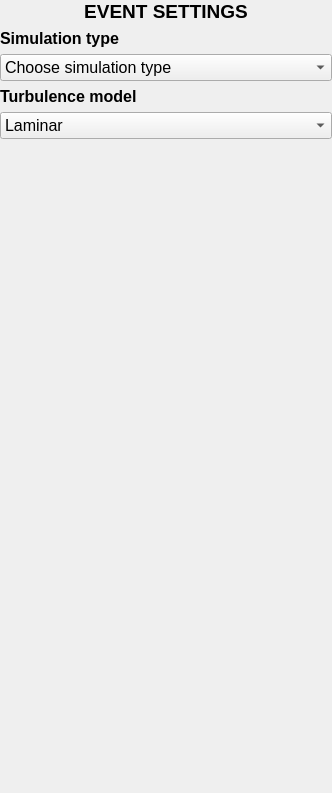
<?xml version="1.0" encoding="UTF-8"?>
<ui version="4.0">
 <class>projectsettings</class>
 <widget class="QFrame" name="projectsettings">
  <property name="geometry">
   <rect>
    <x>0</x>
    <y>0</y>
    <width>332</width>
    <height>793</height>
   </rect>
  </property>
  <property name="windowTitle">
   <string>Frame</string>
  </property>
  <layout class="QVBoxLayout" name="verticalLayout">
   <property name="leftMargin">
    <number>0</number>
   </property>
   <property name="topMargin">
    <number>0</number>
   </property>
   <property name="rightMargin">
    <number>0</number>
   </property>
   <property name="bottomMargin">
    <number>0</number>
   </property>
   <item>
    <widget class="QLabel" name="Lbl_H1">
     <property name="font">
      <font>
       <pointsize>14</pointsize>
      </font>
     </property>
     <property name="text">
      <string>&lt;html&gt;&lt;head/&gt;&lt;body&gt;&lt;p&gt;&lt;span style=&quot; font-weight:600;&quot;&gt;EVENT SETTINGS&lt;/span&gt;&lt;/p&gt;&lt;/body&gt;&lt;/html&gt;</string>
     </property>
     <property name="alignment">
      <set>Qt::AlignCenter</set>
     </property>
    </widget>
   </item>
   <item>
    <widget class="QLabel" name="Lbl_SimType">
     <property name="font">
      <font>
       <pointsize>12</pointsize>
       <bold>true</bold>
      </font>
     </property>
     <property name="text">
      <string>&lt;html&gt;&lt;head/&gt;&lt;body&gt;&lt;p&gt;Simulation type&lt;/p&gt;&lt;/body&gt;&lt;/html&gt;</string>
     </property>
    </widget>
   </item>
   <item>
    <widget class="QComboBox" name="CmB_SimType">
     <property name="enabled">
      <bool>true</bool>
     </property>
     <property name="font">
      <font>
       <pointsize>12</pointsize>
      </font>
     </property>
     <property name="toolTip">
      <string>Choose the type of simulation to be done</string>
     </property>
     <property name="toolTipDuration">
      <number>10000</number>
     </property>
     <property name="editable">
      <bool>false</bool>
     </property>
     <item>
      <property name="text">
       <string>Choose simulation type</string>
      </property>
     </item>
     <item>
      <property name="text">
       <string>CFD to resolve SW (Using SW results)</string>
      </property>
     </item>
     <item>
      <property name="text">
       <string>CFD using bathymetry data</string>
      </property>
     </item>
     <item>
      <property name="text">
       <string>CFD using STL file</string>
      </property>
     </item>
     <item>
      <property name="text">
       <string>CFD using Wave Flume Digital Twin</string>
      </property>
     </item>
    </widget>
   </item>
   <item>
    <widget class="QLabel" name="Lbl_TurbModel">
     <property name="font">
      <font>
       <pointsize>12</pointsize>
       <bold>true</bold>
      </font>
     </property>
     <property name="text">
      <string>&lt;html&gt;&lt;head/&gt;&lt;body&gt;&lt;p&gt;Turbulence model&lt;/p&gt;&lt;/body&gt;&lt;/html&gt;</string>
     </property>
    </widget>
   </item>
   <item>
    <widget class="QComboBox" name="CmB_TurbModel">
     <property name="font">
      <font>
       <pointsize>12</pointsize>
      </font>
     </property>
     <property name="toolTip">
      <string>Choose the turbulence model to be used</string>
     </property>
     <property name="toolTipDuration">
      <number>10000</number>
     </property>
     <item>
      <property name="text">
       <string>Laminar</string>
      </property>
     </item>
     <item>
      <property name="text">
       <string>k-Epsilon</string>
      </property>
     </item>
     <item>
      <property name="text">
       <string>k-Omega SST</string>
      </property>
     </item>
    </widget>
   </item>
   <item>
    <spacer name="VSp">
     <property name="orientation">
      <enum>Qt::Vertical</enum>
     </property>
     <property name="sizeHint" stdset="0">
      <size>
       <width>20</width>
       <height>201</height>
      </size>
     </property>
    </spacer>
   </item>
  </layout>
 </widget>
 <resources/>
 <connections/>
</ui>
